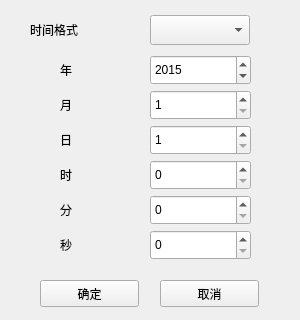
<?xml version="1.0" encoding="UTF-8"?>
<ui version="4.0">
 <class>Set_shijianshezhi</class>
 <widget class="QWidget" name="Set_shijianshezhi">
  <property name="geometry">
   <rect>
    <x>0</x>
    <y>0</y>
    <width>300</width>
    <height>320</height>
   </rect>
  </property>
  <property name="windowTitle">
   <string>时间设置</string>
  </property>
  <widget class="QLabel" name="label_7">
   <property name="geometry">
    <rect>
     <x>60</x>
     <y>235</y>
     <width>40</width>
     <height>20</height>
    </rect>
   </property>
   <property name="text">
    <string>秒</string>
   </property>
  </widget>
  <widget class="QLabel" name="label_2">
   <property name="geometry">
    <rect>
     <x>60</x>
     <y>60</y>
     <width>40</width>
     <height>20</height>
    </rect>
   </property>
   <property name="text">
    <string>年</string>
   </property>
  </widget>
  <widget class="QLabel" name="label_5">
   <property name="geometry">
    <rect>
     <x>60</x>
     <y>165</y>
     <width>40</width>
     <height>20</height>
    </rect>
   </property>
   <property name="text">
    <string>时</string>
   </property>
  </widget>
  <widget class="QLabel" name="label_3">
   <property name="geometry">
    <rect>
     <x>60</x>
     <y>95</y>
     <width>40</width>
     <height>20</height>
    </rect>
   </property>
   <property name="text">
    <string>月</string>
   </property>
  </widget>
  <widget class="QPushButton" name="pushButton">
   <property name="geometry">
    <rect>
     <x>40</x>
     <y>280</y>
     <width>99</width>
     <height>27</height>
    </rect>
   </property>
   <property name="text">
    <string>确定</string>
   </property>
  </widget>
  <widget class="QLabel" name="label_6">
   <property name="geometry">
    <rect>
     <x>60</x>
     <y>200</y>
     <width>40</width>
     <height>20</height>
    </rect>
   </property>
   <property name="text">
    <string>分</string>
   </property>
  </widget>
  <widget class="QComboBox" name="comboBox">
   <property name="geometry">
    <rect>
     <x>150</x>
     <y>15</y>
     <width>100</width>
     <height>30</height>
    </rect>
   </property>
   <property name="maxVisibleItems">
    <number>3</number>
   </property>
  </widget>
  <widget class="QLabel" name="label">
   <property name="geometry">
    <rect>
     <x>30</x>
     <y>20</y>
     <width>70</width>
     <height>20</height>
    </rect>
   </property>
   <property name="text">
    <string>时间格式</string>
   </property>
  </widget>
  <widget class="QPushButton" name="pushButton_2">
   <property name="geometry">
    <rect>
     <x>160</x>
     <y>280</y>
     <width>99</width>
     <height>27</height>
    </rect>
   </property>
   <property name="text">
    <string>取消</string>
   </property>
  </widget>
  <widget class="QLabel" name="label_4">
   <property name="geometry">
    <rect>
     <x>60</x>
     <y>130</y>
     <width>40</width>
     <height>20</height>
    </rect>
   </property>
   <property name="text">
    <string>日</string>
   </property>
  </widget>
  <widget class="QSpinBox" name="spinBox">
   <property name="geometry">
    <rect>
     <x>150</x>
     <y>55</y>
     <width>101</width>
     <height>30</height>
    </rect>
   </property>
   <property name="minimum">
    <number>1900</number>
   </property>
   <property name="maximum">
    <number>2200</number>
   </property>
   <property name="value">
    <number>2015</number>
   </property>
  </widget>
  <widget class="QSpinBox" name="spinBox_2">
   <property name="geometry">
    <rect>
     <x>150</x>
     <y>90</y>
     <width>101</width>
     <height>30</height>
    </rect>
   </property>
   <property name="minimum">
    <number>1</number>
   </property>
   <property name="maximum">
    <number>12</number>
   </property>
   <property name="value">
    <number>1</number>
   </property>
  </widget>
  <widget class="QSpinBox" name="spinBox_3">
   <property name="geometry">
    <rect>
     <x>150</x>
     <y>125</y>
     <width>101</width>
     <height>30</height>
    </rect>
   </property>
   <property name="minimum">
    <number>1</number>
   </property>
   <property name="maximum">
    <number>31</number>
   </property>
  </widget>
  <widget class="QSpinBox" name="spinBox_4">
   <property name="geometry">
    <rect>
     <x>150</x>
     <y>160</y>
     <width>101</width>
     <height>30</height>
    </rect>
   </property>
   <property name="maximum">
    <number>59</number>
   </property>
  </widget>
  <widget class="QSpinBox" name="spinBox_5">
   <property name="geometry">
    <rect>
     <x>150</x>
     <y>195</y>
     <width>101</width>
     <height>30</height>
    </rect>
   </property>
   <property name="maximum">
    <number>59</number>
   </property>
  </widget>
  <widget class="QSpinBox" name="spinBox_6">
   <property name="geometry">
    <rect>
     <x>150</x>
     <y>230</y>
     <width>101</width>
     <height>30</height>
    </rect>
   </property>
   <property name="maximum">
    <number>59</number>
   </property>
  </widget>
 </widget>
 <resources/>
 <connections/>
</ui>
